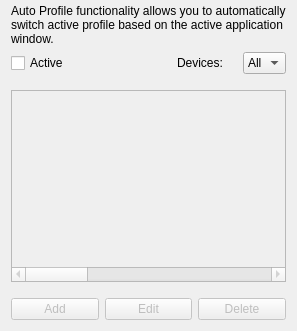
       <widget class="QWidget" name="autoProfileSettingsPage">
        <layout class="QVBoxLayout" name="verticalLayout_5">
         <property name="topMargin">
          <number>4</number>
         </property>
         <item>
          <widget class="QLabel" name="autoProfileDescription">
           <property name="text">
            <string>Auto Profile functionality allows you to automatically switch active profile based on the active application window.</string>
           </property>
           <property name="wordWrap">
            <bool>true</bool>
           </property>
          </widget>
         </item>
         <item>
          <layout class="QHBoxLayout" name="horizontalLayout_6">
           <item>
            <widget class="QCheckBox" name="activeCheckBox">
             <property name="text">
              <string>Active</string>
             </property>
            </widget>
           </item>
           <item>
            <layout class="QHBoxLayout" name="horizontalLayout_5">
             <property name="spacing">
              <number>20</number>
             </property>
             <item>
              <spacer name="horizontalSpacer_2">
               <property name="orientation">
                <enum>Qt::Orientation::Horizontal</enum>
               </property>
               <property name="sizeHint" stdset="0">
                <size>
                 <width>40</width>
                 <height>20</height>
                </size>
               </property>
              </spacer>
             </item>
             <item>
              <widget class="QLabel" name="deivcesLabel">
               <property name="text">
                <string>Devices:</string>
               </property>
              </widget>
             </item>
             <item>
              <widget class="QComboBox" name="devicesComboBox">
               <item>
                <property name="text">
                 <string>All</string>
                </property>
               </item>
              </widget>
             </item>
            </layout>
           </item>
          </layout>
         </item>
         <item>
          <spacer name="verticalSpacer_2">
           <property name="orientation">
            <enum>Qt::Orientation::Vertical</enum>
           </property>
           <property name="sizeType">
            <enum>QSizePolicy::Policy::Fixed</enum>
           </property>
           <property name="sizeHint" stdset="0">
            <size>
             <width>20</width>
             <height>10</height>
            </size>
           </property>
          </spacer>
         </item>
         <item>
          <widget class="QTableWidget" name="autoProfileTableWidget">
           <property name="enabled">
            <bool>false</bool>
           </property>
           <property name="selectionMode">
            <enum>QAbstractItemView::SelectionMode::SingleSelection</enum>
           </property>
           <property name="selectionBehavior">
            <enum>QAbstractItemView::SelectionBehavior::SelectRows</enum>
           </property>
           <property name="columnCount">
            <number>8</number>
           </property>
           <attribute name="horizontalHeaderVisible">
            <bool>false</bool>
           </attribute>
           <attribute name="horizontalHeaderCascadingSectionResizes">
            <bool>true</bool>
           </attribute>
           <attribute name="horizontalHeaderDefaultSectionSize">
            <number>100</number>
           </attribute>
           <attribute name="horizontalHeaderShowSortIndicator" stdset="0">
            <bool>false</bool>
           </attribute>
           <attribute name="horizontalHeaderStretchLastSection">
            <bool>true</bool>
           </attribute>
           <attribute name="verticalHeaderVisible">
            <bool>false</bool>
           </attribute>
           <column>
            <property name="text">
             <string>Active</string>
            </property>
           </column>
           <column>
            <property name="text">
             <string>Device</string>
            </property>
           </column>
           <column>
            <property name="text">
             <string>Profile</string>
            </property>
           </column>
           <column>
            <property name="text">
             <string>Class</string>
            </property>
           </column>
           <column>
            <property name="text">
             <string>Title</string>
            </property>
           </column>
           <column>
            <property name="text">
             <string>Program</string>
            </property>
           </column>
           <column>
            <property name="text">
             <string>Default?</string>
            </property>
           </column>
           <column>
            <property name="text">
             <string/>
            </property>
           </column>
          </widget>
         </item>
         <item>
          <spacer name="verticalSpacer_3">
           <property name="orientation">
            <enum>Qt::Orientation::Vertical</enum>
           </property>
           <property name="sizeType">
            <enum>QSizePolicy::Policy::Fixed</enum>
           </property>
           <property name="sizeHint" stdset="0">
            <size>
             <width>20</width>
             <height>10</height>
            </size>
           </property>
          </spacer>
         </item>
         <item>
          <layout class="QHBoxLayout" name="horizontalLayout_7">
           <item>
            <widget class="QPushButton" name="autoProfileAddPushButton">
             <property name="enabled">
              <bool>false</bool>
             </property>
             <property name="text">
              <string>Add</string>
             </property>
             <property name="icon">
              <iconset resource="../resources.qrc"><normaloff>:/pad/icons/plus.svg</normaloff></iconset>
             </property>
            </widget>
           </item>
           <item>
            <widget class="QPushButton" name="autoProfileEditPushButton">
             <property name="enabled">
              <bool>false</bool>
             </property>
             <property name="text">
              <string>Edit</string>
             </property>
             <property name="icon">
              <iconset>
               <normaloff>.</normaloff>.</iconset>
             </property>
            </widget>
           </item>
           <item>
            <widget class="QPushButton" name="autoProfileDeletePushButton">
             <property name="enabled">
              <bool>false</bool>
             </property>
             <property name="text">
              <string>Delete</string>
             </property>
             <property name="icon">
              <iconset resource="../resources.qrc"><normaloff>:/pad/icons/minus.svg</normaloff></iconset>
             </property>
            </widget>
           </item>
          </layout>
         </item>
        </layout>
       </widget>
